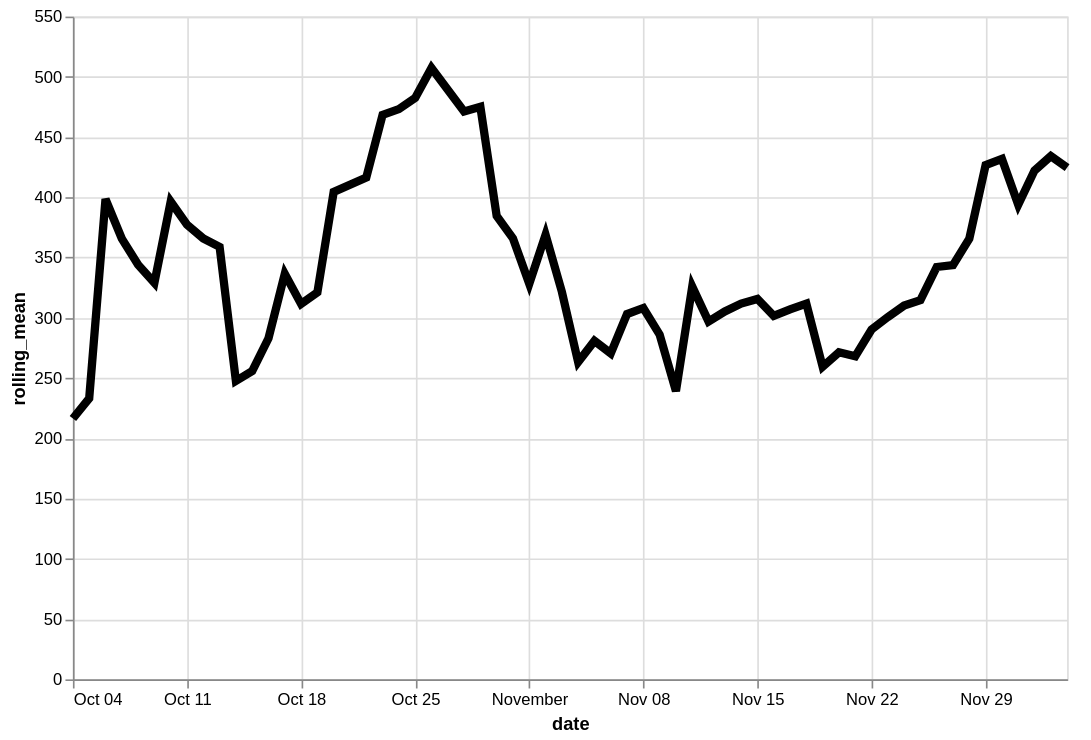

Specify this chart in Vega-Lite:
### Vega-Lite specification from a JSON file in a GitHub repository (floating-point values rounded to 4 significant figures)
{"config": {"view": {"continuousWidth": 400, "continuousHeight": 300}}, "data": {"name": "data-44571923dcd7bea9350b99d4f422ed9d"}, "mark": {"type": "line", "color": "black", "size": 5}, "encoding": {"x": {"type": "temporal", "field": "date"}, "y": {"type": "quantitative", "field": "rolling_mean"}}, "height": 400, "transform": [{"window": [{"op": "mean", "field": "log_price", "as": "rolling_mean"}], "frame": [-4, 3]}], "width": 600, "$schema": "https://vega.github.io/schema/vega-lite/v4.8.1.json", "datasets": {"data-44571923dcd7bea9350b99d4f422ed9d": [{"date": "2020-10-04", "log_price": 275.0}, {"date": "2020-10-05", "log_price": 85.0}, {"date": "2020-10-06", "log_price": 305.8}, {"date": "2020-10-07", "log_price": 200.0}, {"date": "2020-10-08", "log_price": 300.0}, {"date": "2020-10-09", "log_price": 1225.0}, {"date": "2020-10-10", "log_price": 169.5}, {"date": "2020-10-11", "log_price": 191.8}, {"date": "2020-10-12", "log_price": 155.5}, {"date": "2020-10-13", "log_price": 624.7}, {"date": "2020-10-14", "log_price": 151.7}, {"date": "2020-10-15", "log_price": 108.8}, {"date": "2020-10-16", "log_price": 244.3}, {"date": "2020-10-17", "log_price": 334.5}, {"date": "2020-10-18", "log_price": 235.0}, {"date": "2020-10-19", "log_price": 410.0}, {"date": "2020-10-20", "log_price": 583.3}, {"date": "2020-10-22", "log_price": 425.0}, {"date": "2020-10-23", "log_price": 228.5}, {"date": "2020-10-24", "log_price": 775.0}, {"date": "2020-10-25", "log_price": 340.0}, {"date": "2020-10-26", "log_price": 750.0}, {"date": "2020-10-28", "log_price": 273.8}, {"date": "2020-10-29", "log_price": 484.7}, {"date": "2020-10-30", "log_price": 781.6}, {"date": "2020-10-31", "log_price": 136.7}, {"date": "2020-11-01", "log_price": 258.9}, {"date": "2020-11-02", "log_price": 51.67}, {"date": "2020-11-03", "log_price": 190.0}, {"date": "2020-11-04", "log_price": 449.2}, {"date": "2020-11-05", "log_price": 599.0}, {"date": "2020-11-06", "log_price": 106.3}, {"date": "2020-11-07", "log_price": 314.2}, {"date": "2020-11-08", "log_price": 277.5}, {"date": "2020-11-09", "log_price": 176.0}, {"date": "2020-11-10", "log_price": 313.2}, {"date": "2020-11-11", "log_price": 230.0}, {"date": "2020-11-12", "log_price": 272.2}, {"date": "2020-11-13", "log_price": 223.8}, {"date": "2020-11-14", "log_price": 800.0}, {"date": "2020-11-15", "log_price": 82.38}, {"date": "2020-11-16", "log_price": 344.8}, {"date": "2020-11-17", "log_price": 228.1}, {"date": "2020-11-18", "log_price": 344.1}, {"date": "2020-11-19", "log_price": 118.3}, {"date": "2020-11-20", "log_price": 314.8}, {"date": "2020-11-21", "log_price": 262.4}, {"date": "2020-11-22", "log_price": 380.5}, {"date": "2020-11-23", "log_price": 178.3}, {"date": "2020-11-24", "log_price": 318.3}, {"date": "2020-11-25", "log_price": 405.9}, {"date": "2020-11-26", "log_price": 426.7}, {"date": "2020-11-27", "log_price": 195.1}, {"date": "2020-11-28", "log_price": 350.2}, {"date": "2020-11-29", "log_price": 482.5}, {"date": "2020-11-30", "log_price": 392.7}, {"date": "2020-12-01", "log_price": 354.2}, {"date": "2020-12-02", "log_price": 807.1}, {"date": "2020-12-03", "log_price": 446.4}, {"date": "2020-12-04", "log_price": 122.6}]}}
